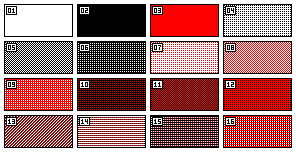
#> input picture tools/TagStudio/testPIC/orignal_pic/new/BWR_barevny_test_EDG2-0260-A_296x152.png, 296 x 152 px
$ python gen_show2_bwrtest.py
#> lines starting #> are read from the running program, lines starting #| are printed output that depends on the picture
### scripts/gen_nfc_show_bwr.py
#!/usr/bin/env python3
"""Bake NFC-show BWR planes: (1) copy OpenVusionHack (2) TagHack landscape (3) Fry PNG."""
from __future__ import annotations

import shutil
from pathlib import Path

from PIL import Image, ImageDraw, ImageFont

NATIVE_W = 152
NATIVE_H = 296
LAND_W = 296
LAND_H = 152
ROW_B = NATIVE_W // 8
PLANE = NATIVE_H * ROW_B

WHITE = (255, 255, 255)
BLACK = (0, 0, 0)
RED = (220, 0, 0)

ROOT = Path(__file__).resolve().parents[1]
UART = ROOT / "firmware" / "OpenVusion26_GU140_FW_UART_DIAG"
SRC_OVH = UART / "v0.4l_ovhack"
PNG3 = ROOT / "tools" / "TagStudio" / "testPIC" / "small_296x152" / "dithered_image.png"
CAP = ROOT / "captures"


# [17 lines left out: functions load_font, fit_text, not called in this run]


def classify(r: int, g: int, b: int) -> str:
    dr = (r - 220) ** 2 + (g - 0) ** 2 + (b - 0) ** 2
    db = r ** 2 + g ** 2 + b ** 2
    dw = (r - 255) ** 2 + (g - 255) ** 2 + (b - 255) ** 2
    if dr <= db and dr <= dw:
        return "R"
    if db <= dw:
        return "B"
    return "W"


def pack_native(img: Image.Image) -> tuple[bytearray, bytearray]:
    img = img.convert("RGB")
    if img.size != (NATIVE_W, NATIVE_H):
        raise SystemExit(f"native size {img.size}, expected {NATIVE_W}x{NATIVE_H}")
    p10 = bytearray(PLANE)
    p13 = bytearray(PLANE)
    pix = img.load()
    for y in range(NATIVE_H):
        for x in range(NATIVE_W):
            r, g, b = pix[x, y][:3]
            idx = y * ROW_B + (x // 8)
            mask = 1 << (7 - (x % 8))
            kind = classify(r, g, b)
            if kind == "R":
                p13[idx] |= mask
            elif kind == "B":
                p10[idx] |= mask
    return p10, p13


def landscape_to_native(land: Image.Image) -> Image.Image:
    """296x152 scenery -> 152x296 native scan.

    TRANSPOSE keeps TagHack along the long side (scenery, not a 90 deg artwork turn).
    FLIP_TOP_BOTTOM un-mirrors vs the first glass (ROTATE_90 was the wrong fix).
    """
    land = land.convert("RGB")
    if land.size != (LAND_W, LAND_H):
        land = land.resize((LAND_W, LAND_H), Image.Resampling.NEAREST)
    return land.transpose(Image.Transpose.FLIP_TOP_BOTTOM).transpose(Image.Transpose.TRANSPOSE)


def emit_c_array(name: str, data: bytes) -> str:
    lines = [f"const unsigned char {name}[{PLANE}] = {{"]
    for i in range(0, PLANE, 16):
        chunk = data[i : i + 16]
        body = ",".join(f"0x{b:02x}" for b in chunk)
        comma = "," if i + 16 < PLANE else ""
        lines.append(f"    {body}{comma}")
    lines.append("};")
    return "\n".join(lines)


def write_img_c(out_dir: Path, note: str, p10: bytes, p13: bytes) -> None:
    out_dir.mkdir(parents=True, exist_ok=True)
    hdr = (
        f"/* Generated -- {note} */\n"
        "/* 152x296, 19 B/row, WHITE=00/00 BLACK=10=1 RED=13=1 */\n"
        "#include <stdint.h>\n"
        f"#define IMG_PLANE {PLANE}u\n\n"
    )
    (out_dir / "img_ovhack.c").write_text(
        hdr + emit_c_array("img_p10", p10) + "\n\n" + emit_c_array("img_p13", p13) + "\n",
        encoding="ascii",
    )
    (out_dir / "img_ovhack.h").write_text(
        "#ifndef IMG_OVHACK_H\n#define IMG_OVHACK_H\n"
        "extern const unsigned char img_p10[];\n"
        "extern const unsigned char img_p13[];\n#endif\n",
        encoding="ascii",
    )


# [69 lines left out: functions make_taghack, main, not called in this run]


# [2 lines that do not run on import are left out]

### scripts/gen_show2_bwrtest.py
#!/usr/bin/env python3
"""BWR 16-cell test PNG 296x152 -> native p10/p13 for SHOW slot 2."""
from __future__ import annotations

import sys
from pathlib import Path

from PIL import Image

ROOT = Path(__file__).resolve().parents[1]
sys.path.insert(0, str(ROOT / "scripts"))
from gen_nfc_show_bwr import (  # noqa: E402
    CAP,
    LAND_H,
    LAND_W,
    NATIVE_H,
    NATIVE_W,
    UART,
    landscape_to_native,
    pack_native,
    write_img_c,
)

PNG = (
    ROOT
    / "tools"
    / "TagStudio"
    / "testPIC"
    / "orignal_pic"
    / "new"
    / "BWR_barevny_test_EDG2-0260-A_296x152.png"
)


def main() -> None:
    if not PNG.exists():
        raise SystemExit(f"missing {PNG}")
    land = Image.open(PNG).convert("RGB")
#> land is the input picture: PIL image 296x152 RGB; mean R, G, B 171.9, 111.8, 111.8
    if land.size != (LAND_W, LAND_H):
        land = land.resize((LAND_W, LAND_H), Image.Resampling.NEAREST)
    CAP.mkdir(parents=True, exist_ok=True)
    land.save(CAP / "ov26_show2_bwrtest_landscape.png")
    nat = landscape_to_native(land)
#> in landscape_to_native, `return land.transpose(Image.Transpose.FLIP_TOP_BOTTOM).transpose(Image..`:
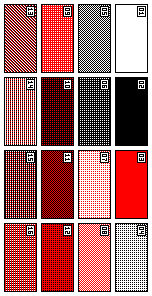
#> returned value: PIL image 152x296 RGB; mean R, G, B 171.9, 111.8, 111.8
    if nat.size != (NATIVE_W, NATIVE_H):
        raise SystemExit(f"native {nat.size}")
    nat.save(CAP / "ov26_show2_bwrtest_native.png")
    p10, p13 = pack_native(nat)
    out = UART / "v0.9e_nfc_bwrtest"
    write_img_c(out, "BWR 16-cell palette/dither test 296x152", p10, p13)
    land.save(out / "preview_landscape.png")
    nat.save(out / "preview.png")
    print("p10 ones", sum(bin(b).count("1") for b in p10), "p13 ones", sum(bin(b).count("1") for b in p13))
#| p10 ones 14657 p13 ones 10607
    print("ok", out)


if __name__ == "__main__":
    main()
